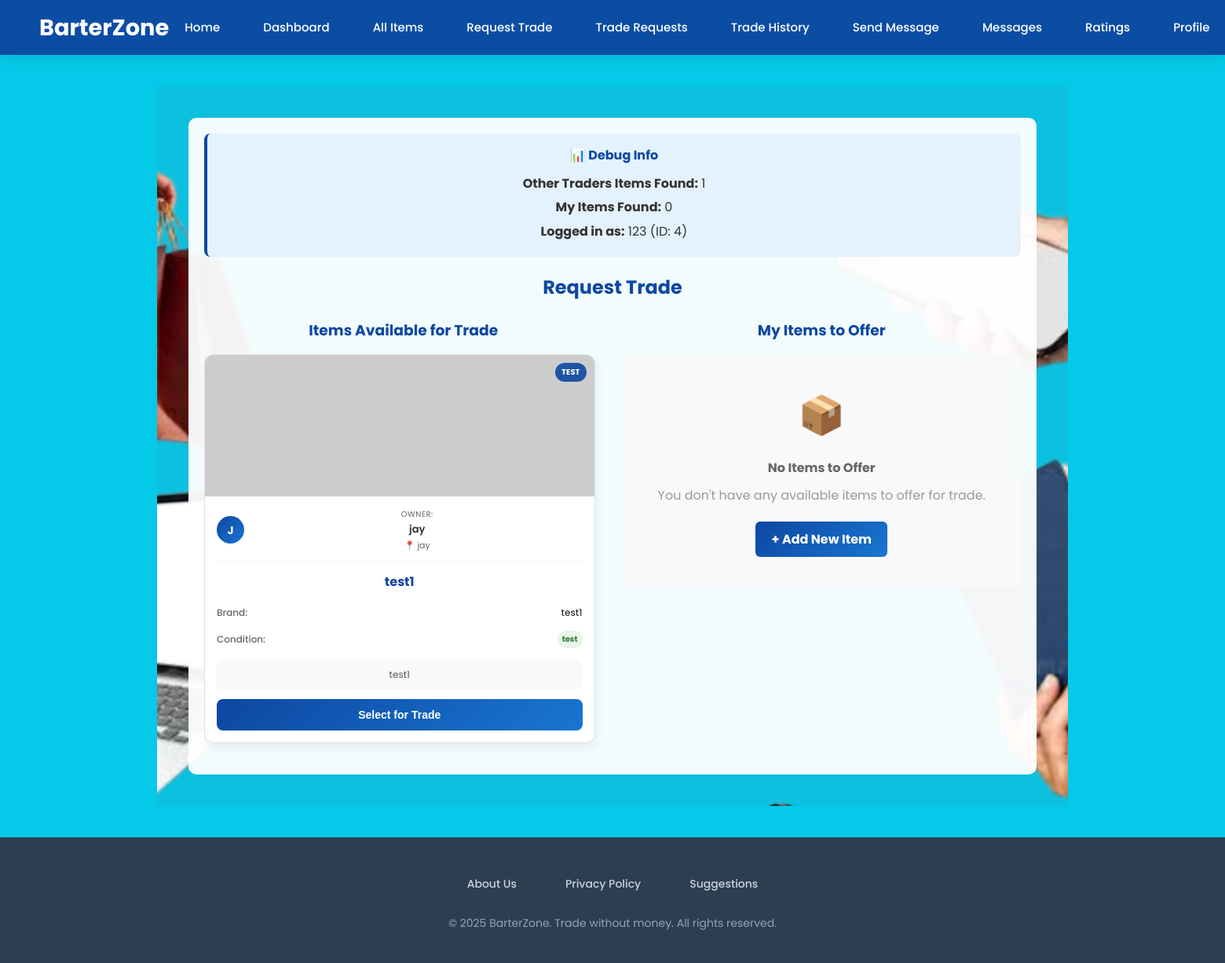
The app's page /request_trade (signed in) with its own data.
### tables this page shows
CREATE TABLE items (
            items_id INTEGER PRIMARY KEY AUTOINCREMENT,
            user_id INTEGER,
            item_Name TEXT NOT NULL,
            item_Brand TEXT,
            item_Condition TEXT,
            item_DateBought TEXT,
            item_DateOffered TEXT,
            item_Description TEXT,
            item_image TEXT,
            item_available BOOLEAN DEFAULT 1,
            created_at TIMESTAMP DEFAULT CURRENT_TIMESTAMP,
            FOREIGN KEY (user_id) REFERENCES users (id)
        );

CREATE TABLE users (
            id INTEGER PRIMARY KEY AUTOINCREMENT,
            username TEXT UNIQUE NOT NULL,
            email TEXT,
            password TEXT NOT NULL,
            birthdate TEXT,
            location TEXT,
            full_name TEXT,
            contact TEXT,
            created_at TIMESTAMP DEFAULT CURRENT_TIMESTAMP
        , is_admin BOOLEAN DEFAULT 0);

### app.py (the view, shortened to what this page needs)
@app.route('/request_trade', methods=['GET', 'POST'])
def request_trade():
    if 'user_id' not in session:
        flash('Please login first.', 'warning')
        return redirect(url_for('login'))
    if is_admin_user():
        flash('Administrators cannot participate in trades.', 'error')
        return redirect(url_for('dashboard'))
    user_id = session['user_id']
    with sqlite3.connect(DB_NAME) as conn:
        conn.row_factory = sqlite3.Row
        other_items = conn.execute("""
            SELECT i.*, u.username, u.full_name, u.location, u.contact
            FROM items i
            JOIN users u ON i.user_id = u.id
            WHERE i.user_id != ?
            AND i.item_available = 1
            AND i.items_id NOT IN (
                SELECT offer_item_id FROM trades WHERE trade_status IN ('pending', 'accepted', 'completed')
                UNION
                SELECT target_item_id FROM trades WHERE trade_status IN ('pending', 'accepted', 'completed')
            )
            ORDER BY u.username ASC
        """, (user_id,)).fetchall()
        my_items = conn.execute("""
            SELECT * FROM items
            WHERE user_id = ?
            AND item_available = 1
            AND items_id NOT IN (
                SELECT offer_item_id FROM trades WHERE trade_status IN ('pending', 'accepted', 'completed')
                UNION
                SELECT target_item_id FROM trades WHERE trade_status IN ('pending', 'accepted', 'completed')
            )
        """, (user_id,)).fetchall()
    return render_template('request_trade.html',
                           other_items=other_items,
                           my_items=my_items,
                           mode='request_trade')

### app.py (called while the page is built)
def is_admin_user():
    if 'user_id' not in session:
        return False
    with sqlite3.connect(DB_NAME) as conn:
        conn.row_factory = sqlite3.Row
        admin = conn.execute(
            "SELECT * FROM admin_table WHERE user_id = ? AND is_active = 1",
            (session['user_id'],)
        ).fetchone()
        return admin is not None

### templates/request_trade.html (shortened to what this page needs)
{% extends "base.html" %}
{% block content %}
<section class="hero-section">
  <div class="overlay" style="background: rgba(255,255,255,0.95); color:#333; max-width: 1400px; width:100%; padding:20px; border-radius:10px;">
    <div style="background: #e3f2fd; padding: 15px; border-radius: 8px; margin-bottom: 20px; border-left: 4px solid #0d47a1;">
        <h4 style="color:#0d47a1; margin:0 0 10px 0;">📊 Debug Info</h4>
        <p style="margin:5px 0;"><strong>Other Traders Items Found:</strong> {{ other_items|length }}</p>
        <p style="margin:5px 0;"><strong>My Items Found:</strong> {{ my_items|length }}</p>
        <p style="margin:5px 0;"><strong>Logged in as:</strong> {{ session.username }} (ID: {{ session.user_id }})</p>
    </div>
    <h2 style="color:#0d47a1; margin-bottom:20px; text-align: center;">Request Trade</h2>
    <div style="display: flex; gap: 25px; flex-wrap: wrap;">
      <div style="flex: 1; min-width: 400px;">
        <h3 style="color:#0d47a1; margin-bottom:15px;">Items Available for Trade</h3>
        {% if other_items %}
        <div style="max-height: 600px; overflow-y: auto; padding-right: 10px;">
          {% for item in other_items %}
          <div class="trade-item-card" id="target-{{ item['items_id'] }}" style="background: white; border-radius: 12px; box-shadow: 0 4px 15px rgba(0,0,0,0.08); margin-bottom: 20px; overflow: hidden; border: 1px solid #e0e0e0;">
            <div class="item-image" style="position: relative; height: 180px; overflow: hidden; background: #f8f9fa;">
              {% if item['item_image'] %}
              <img src="{{ item['item_image'] }}" alt="{{ item['item_Name'] }}" style="width: 100%; height: 100%; object-fit: cover;" onerror="this.src='https://via.placeholder.com/300x200/0d47a1/ffffff?text=No+Image'">
              {% else %}
              <img src="https://via.placeholder.com/300x200/0d47a1/ffffff?text=No+Image" alt="{{ item['item_Name'] }}" style="width: 100%; height: 100%; object-fit: cover;">
              {% endif %}
              <div class="item-condition" style="position: absolute; top: 10px; right: 10px; background: rgba(13, 71, 161, 0.9); color: white; padding: 4px 8px; border-radius: 12px; font-size: 10px; font-weight: bold; text-transform: uppercase;">
                {{ item['item_Condition'] or 'Good' }}
              </div>
            </div>
            <div class="item-details" style="padding: 15px;">
              <div class="owner-info" style="display: flex; align-items: center; gap: 10px; margin-bottom: 12px; padding-bottom: 12px; border-bottom: 1px solid #f5f5f5;">
                <div class="owner-avatar" style="width: 35px; height: 35px; background: linear-gradient(135deg, #0d47a1 0%, #1976d2 100%); color: white; border-radius: 50%; display: flex; align-items: center; justify-content: center; font-weight: bold; font-size: 14px;">
                  {{ (item['full_name'] or item['username'])|first|upper }}
                </div>
                <div class="owner-details" style="flex: 1;">
                  <span class="owner-label" style="display: block; font-size: 10px; color: #666; text-transform: uppercase; letter-spacing: 0.5px; margin-bottom: 1px;">Owner:</span>
                  <strong class="owner-name" style="display: block; font-size: 13px; color: #333; font-weight: 600; margin-bottom: 1px;">{{ item['full_name'] or item['username'] }}</strong>
                  {% if item['location'] %}
                  <span class="owner-location" style="display: block; font-size: 11px; color: #666;">📍 {{ item['location'] }}</span>
                  {% endif %}
                </div>
              </div>
              <h4 class="item-title" style="font-size: 16px; font-weight: bold; color: #0d47a1; margin: 0 0 12px 0;">{{ item['item_Name'] }}</h4>
              <div class="item-specs" style="margin-bottom: 12px;">
                <div class="spec-row" style="display: flex; justify-content: space-between; align-items: center; margin-bottom: 6px; padding: 4px 0;">
                  <span class="spec-label" style="font-size: 12px; color: #666; font-weight: 500;">Brand:</span>
                  <span class="spec-value" style="font-size: 12px; color: #333; font-weight: 500;">{{ item['item_Brand'] or 'Not specified' }}</span>
                </div>
                <div class="spec-row" style="display: flex; justify-content: space-between; align-items: center; margin-bottom: 6px; padding: 4px 0;">
                  <span class="spec-label" style="font-size: 12px; color: #666; font-weight: 500;">Condition:</span>
                  <span class="spec-value condition-badge" style="font-size: 12px; color: #333; font-weight: 500; background: #e8f5e8; color: #2e7d32; padding: 3px 6px; border-radius: 10px; font-size: 10px; font-weight: bold;">{{ item['item_Condition'] or 'Good' }}</span>
                </div>
              </div>
              <div class="description-section" style="margin-bottom: 12px; padding: 10px; background: #f8f9fa; border-radius: 6px;">
                <p class="item-description" style="color: #555; font-size: 12px; line-height: 1.4; margin: 0; display: -webkit-box; -webkit-line-clamp: 2; -webkit-box-orient: vertical; overflow: hidden;">
                  {{ item['item_Description'] or 'No description available' }}
                </p>
              </div>
              <button onclick="selectTargetItem({{ item['items_id'] }}, '{{ item['item_Name']|replace("'", "&#39;") }}', '{{ item['item_image'] or '' }}')"
                      class="select-btn" data-item-id="{{ item['items_id'] }}"
                      style="width: 100%; padding: 12px; background: linear-gradient(135deg, #0d47a1 0%, #1976d2 100%); color: white; border: none; border-radius: 8px; font-size: 14px; font-weight: 600; cursor: pointer; transition: all 0.3s ease;">
                Select for Trade
              </button>
            </div>
          </div>
          {% endfor %}
        </div>
        {% endif %}
      </div>
      <div style="flex: 1; min-width: 400px;">
        <h3 style="color:#0d47a1; margin-bottom:15px;">My Items to Offer</h3>
        {% if my_items %}
        <div style="max-height: 600px; overflow-y: auto; padding-right: 10px;">
          {% for item in my_items %}
          <div class="trade-item-card" id="offer-{{ item['items_id'] }}" style="background: white; border-radius: 12px; box-shadow: 0 4px 15px rgba(0,0,0,0.08); margin-bottom: 20px; overflow: hidden; border: 1px solid #e0e0e0;">
            <div class="item-image" style="position: relative; height: 180px; overflow: hidden; background: #f8f9fa;">
              {% if item['item_image'] %}
              <img src="{{ item['item_image'] }}" alt="{{ item['item_Name'] }}" style="width: 100%; height: 100%; object-fit: cover;" onerror="this.src='https://via.placeholder.com/300x200/0d47a1/ffffff?text=No+Image'">
              {% else %}
              <img src="https://via.placeholder.com/300x200/0d47a1/ffffff?text=No+Image" alt="{{ item['item_Name'] }}" style="width: 100%; height: 100%; object-fit: cover;">
              {% endif %}
              {% if item['item_available'] == 0 %}
              <div class="item-unavailable" style="position: absolute; top: 10px; left: 10px; background: rgba(244, 67, 54, 0.95); color: white; padding: 4px 8px; border-radius: 12px; font-size: 10px; font-weight: bold; text-transform: uppercase; z-index: 10;">
                  ❌ Unavailable
              </div>
              {% endif %}
              <div class="item-condition" style="position: absolute; top: 10px; right: 10px; background: rgba(13, 71, 161, 0.9); color: white; padding: 4px 8px; border-radius: 12px; font-size: 10px; font-weight: bold; text-transform: uppercase;">
                {{ item['item_Condition'] or 'Good' }}
              </div>
            </div>
            <div class="item-details" style="padding: 15px;">
              <h4 class="item-title" style="font-size: 16px; font-weight: bold; color: #0d47a1; margin: 0 0 12px 0;">{{ item['item_Name'] }}</h4>
              <div class="item-specs" style="margin-bottom: 12px;">
                <div class="spec-row" style="display: flex; justify-content: space-between; align-items: center; margin-bottom: 6px; padding: 4px 0;">
                  <span class="spec-label" style="font-size: 12px; color: #666; font-weight: 500;">Brand:</span>
                  <span class="spec-value" style="font-size: 12px; color: #333; font-weight: 500;">{{ item['item_Brand'] or 'Not specified' }}</span>
                </div>
                <div class="spec-row" style="display: flex; justify-content: space-between; align-items: center; margin-bottom: 6px; padding: 4px 0;">
                  <span class="spec-label" style="font-size: 12px; color: #666; font-weight: 500;">Condition:</span>
                  <span class="spec-value condition-badge" style="font-size: 12px; color: #333; font-weight: 500; background: #e8f5e8; color: #2e7d32; padding: 3px 6px; border-radius: 10px; font-size: 10px; font-weight: bold;">{{ item['item_Condition'] or 'Good' }}</span>
                </div>
              </div>
              <div class="description-section" style="margin-bottom: 12px; padding: 10px; background: #f8f9fa; border-radius: 6px;">
                <p class="item-description" style="color: #555; font-size: 12px; line-height: 1.4; margin: 0; display: -webkit-box; -webkit-line-clamp: 2; -webkit-box-orient: vertical; overflow: hidden;">
                  {{ item['item_Description'] or 'No description available' }}
                </p>
              </div>
              <button onclick="selectOfferItem({{ item['items_id'] }}, '{{ item['item_Name']|replace("'", "&#39;") }}', '{{ item['item_image'] or '' }}')"
                      class="select-btn" data-item-id="{{ item['items_id'] }}"
                      style="width: 100%; padding: 12px; background: linear-gradient(135deg, #0d47a1 0%, #1976d2 100%); color: white; border: none; border-radius: 8px; font-size: 14px; font-weight: 600; cursor: pointer; transition: all 0.3s ease;">
                Offer This Item
              </button>
            </div>
          </div>
          {% endfor %}
        </div>
        {% else %}
        <div style="text-align: center; padding: 40px; background: #f8f9fa; border-radius: 10px;">
          <div style="font-size: 48px; margin-bottom: 15px;">📦</div>
          <h4 style="color:#666; margin-bottom:10px;">No Items to Offer</h4>
          <p style="color:#999; margin-bottom:20px;">
            You don't have any available items to offer for trade.
          </p>
          <a href="{{ url_for('add_item') }}" class="btn-primary" style="padding: 10px 20px; background: linear-gradient(135deg, #0d47a1 0%, #1976d2 100%); color: white; border: none; border-radius: 6px; text-decoration: none; font-weight: bold;">
            + Add New Item
          </a>
        </div>
        {% endif %}
      </div>
    </div>
  </div>
</section>
{% endblock %}

### static/style.css (style rules this page uses)
* { margin: 0; padding: 0; box-sizing: border-box; }
body { font-family: 'Poppins', sans-serif; color: #fff; display: flex; flex-direction: column; min-height: 100vh; }
.hero-section { background: url("/static/images/home.png") no-repeat center center/cover; flex: 1; display: flex; justify-content: center; align-items: center; padding: 40px; text-align: center; }
.overlay { background: rgba(0, 86, 99, 0.8); padding: 40px; border-radius: 10px; max-width: 500px; width: 100%; }
.btn-primary { background-color: #ff9800; color: white; border: none; border-radius: 10px; padding: 12px 20px; cursor: pointer; font-weight: bold; transition: opacity 0.3s; text-decoration: none; display: inline-block; }

### templates/base.html (style rules this page uses)
* { margin: 0; padding: 0; box-sizing: border-box; }
body { font-family: 'Poppins', sans-serif; background: #05C9E8; color: #1e293b; line-height: 1.6; min-height: 100vh; }

### records on screen
items: item_Condition "TEST", full_name "jay", location "jay", item_Name "test1", item_Brand "test1", item_Condition "test", item_Description "test1"
users: full_name "J"

### other values on screen
{{ other_items|length }} "1"
{{ my_items|length }} "0"
{{ session.username }} "123"
{{ session.user_id }} "4"
